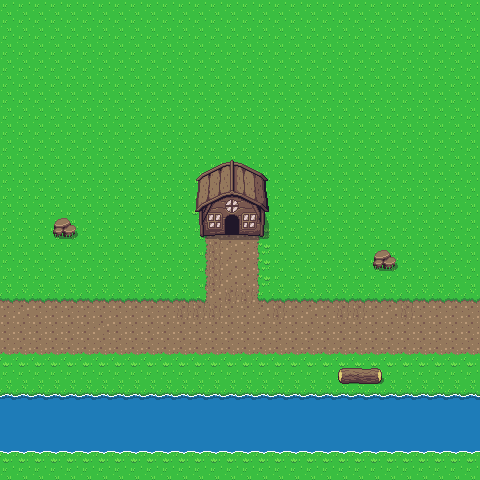

A 2D game scene composited from a Tiled map and its tileset images. What follows is a short description and the map's XML, with every tile layer's data as written:
An orthogonal 30x30 tile map with 16x16 px tiles, 2 tile layers (Terrain, Collision) and 10 objects.

<map version="1.8" tiledversion="1.8.2" orientation="orthogonal" renderorder="left-down" width="30" height="30" tilewidth="16" tileheight="16" infinite="0" nextlayerid="6" nextobjectid="18">
 <tileset firstgid="1" source="../../Tileset/Overworld.tsx" />
 <layer id="1" name="Terrain" width="30" height="30">
  <data encoding="csv">
1,1,1,1,1,1,1,1,1,1,1,1,1,1,1,1,1,1,1,1,1,1,1,1,1,1,1,1,1,1,
1,1,1,1,1,1,1,1,1,1,1,1,1,1,1,1,1,1,1,1,1,1,1,1,1,1,1,1,1,1,
1,1,1,1,1,1,1,1,1,1,1,1,1,1,1,1,1,1,1,1,1,1,1,1,1,1,1,1,1,1,
1,1,1,1,1,1,1,1,1,1,1,1,1,1,1,1,1,1,1,1,1,1,1,1,1,1,1,1,1,1,
1,1,1,1,1,1,1,1,1,1,1,1,1,1,1,1,1,1,1,1,1,1,1,1,1,1,1,1,1,1,
1,1,1,1,1,1,1,1,1,1,1,1,1,1,1,1,1,1,1,1,1,1,1,1,1,1,1,1,1,1,
1,1,1,1,1,1,1,1,1,1,1,1,1,1,1,1,1,1,1,1,1,1,1,1,1,1,1,1,1,1,
1,1,1,1,1,1,1,1,1,1,1,1,1,1,1,1,1,1,1,1,1,1,1,1,1,1,1,1,1,1,
1,1,1,1,1,1,1,1,1,1,1,1,1,1,1,1,1,1,1,1,1,1,1,1,1,1,1,1,1,1,
1,1,1,1,1,1,1,1,1,1,1,1,1,1,1,1,1,1,1,1,1,1,1,1,1,1,1,1,1,1,
1,1,1,1,1,1,1,1,1,1,1,1,1,1,1,1,1,1,1,1,1,1,1,1,1,1,1,1,1,1,
1,1,1,1,1,1,1,1,1,1,1,1,1,1,1,1,1,1,1,1,1,1,1,1,1,1,1,1,1,1,
1,1,1,1,1,1,1,1,1,1,1,1,1,1,1,1,1,1,1,1,1,1,1,1,1,1,1,1,1,1,
1,1,1,1,1,1,1,1,1,1,1,1,1161,1162,1162,1162,362,1,1,1,1,1,1,1,1,1,1,1,1,1,
1,1,1,1,1,1,1,1,1,1,1,1,1201,1283,1283,1283,1203,1,1,1,1,1,1,1,1,1,1,1,1,1,
1,1,1,1,1,1,1,1,1,1,1,1,1201,1402,1202,1283,1203,1,1,1,1,1,1,1,1,1,1,1,1,1,
1,1,1,1,1,1,1,1,1,1,1,1,1201,1402,1202,1283,1203,1,1,1,1,1,1,1,1,1,1,1,1,1,
1,1,1,1,1,1,1,1,1,1,1,1,1201,1402,1202,1283,1203,1,1,1,1,1,1,1,1,1,1,1,1,1,
1162,1162,1162,1162,1162,1162,1162,1162,1162,1162,1162,1162,1322,1202,1402,1402,1321,1162,1162,1162,1162,1162,1162,1162,1162,1162,1162,1162,1162,1162,
1283,1202,1283,1283,1283,1283,1283,1283,1283,1283,1283,1402,1402,1402,1283,1283,1202,1402,1283,1202,1283,1402,1402,1283,1202,1402,1283,1283,1283,1283,
1283,1283,1283,1283,1283,1283,1202,1283,1283,1283,1283,1283,1283,1283,1283,1283,1283,1283,1283,1283,1283,1283,1283,1283,1283,1283,1283,1283,1283,1283,
1283,1283,1283,1283,1283,1283,1283,1283,1283,1283,1283,1283,1283,1283,1283,1283,1283,1283,1283,1283,1283,1283,1283,1283,1283,1283,1283,1283,1283,1283,
1242,1242,1242,1242,1242,1242,1242,1242,1242,1242,1242,1242,1242,1242,1242,1242,1242,1242,1242,1242,1242,1242,1242,1242,1242,1242,1242,1242,1242,1242,
1,1,1,1,1,1,1,1,1,1,1,1,1,1,1,1,1,1,1,1,1,1,1,1,1,1,1,1,1,1,
244,244,244,244,244,244,244,244,244,244,244,244,244,244,244,244,244,244,244,244,244,244,244,244,244,244,244,244,244,244,
284,284,284,284,284,284,284,284,284,284,284,284,284,284,284,284,284,284,284,284,284,284,284,284,284,284,284,284,284,284,
284,284,284,284,284,284,284,284,284,284,284,284,284,284,284,284,284,284,284,284,284,284,284,284,284,284,284,284,284,284,
284,284,284,284,284,284,284,284,284,284,284,284,284,284,284,284,284,284,284,284,284,284,284,284,284,284,284,284,284,284,
324,324,324,324,324,324,324,324,324,324,324,324,324,324,324,324,324,324,324,324,324,324,324,324,324,324,324,324,324,324,
1,1,1,1,1,1,1,1,1,1,1,1,1,1,1,1,1,1,1,1,1,1,1,1,1,1,1,1,1,1
</data>
 </layer>
 <layer id="2" name="Collision" width="30" height="30">
  <properties>
   <property name="unity:SortingLayer" value="Player" />
  </properties>
  <data encoding="csv">
0,0,0,0,0,0,0,0,0,0,0,0,0,0,0,0,0,0,0,0,0,0,0,0,0,0,0,0,0,0,
0,0,0,0,0,0,0,0,0,0,0,0,0,0,0,0,0,0,0,0,0,0,0,0,0,0,0,0,0,0,
0,0,0,0,0,0,0,0,0,0,0,0,0,0,0,0,0,0,0,0,0,0,0,0,0,0,0,0,0,0,
0,0,0,0,0,0,0,0,0,0,0,0,0,0,0,0,0,0,0,0,0,0,0,0,0,0,0,0,0,0,
0,0,0,0,0,0,0,0,0,0,0,0,0,0,0,0,0,0,0,0,0,0,0,0,0,0,0,0,0,0,
0,0,0,0,0,0,0,0,0,0,0,0,0,0,0,0,0,0,0,0,0,0,0,0,0,0,0,0,0,0,
0,0,0,0,0,0,0,0,0,0,0,0,0,0,0,0,0,0,0,0,0,0,0,0,0,0,0,0,0,0,
0,0,0,0,0,0,0,0,0,0,0,0,0,0,0,0,0,0,0,0,0,0,0,0,0,0,0,0,0,0,
0,0,0,0,0,0,0,0,0,0,0,0,0,0,0,0,0,0,0,0,0,0,0,0,0,0,0,0,0,0,
0,0,0,0,0,0,0,0,0,0,0,0,0,0,0,0,0,0,0,0,0,0,0,0,0,0,0,0,0,0,
0,0,0,0,0,0,0,0,0,0,0,0,7,8,9,10,11,0,0,0,0,0,0,0,0,0,0,0,0,0,
0,0,0,0,0,0,0,0,0,0,0,0,47,48,49,50,51,0,0,0,0,0,0,0,0,0,0,0,0,0,
0,0,0,0,0,0,0,0,0,0,0,0,87,88,89,90,91,0,0,0,0,0,0,0,0,0,0,0,0,0,
0,0,0,45,46,0,0,0,0,0,0,0,127,128,129,130,131,0,0,0,0,0,0,0,0,0,0,0,0,0,
0,0,0,85,86,0,0,0,0,0,0,0,167,168,169,170,171,0,0,0,0,0,0,0,0,0,0,0,0,0,
0,0,0,0,0,0,0,0,0,0,0,0,0,0,0,0,0,0,0,0,0,0,0,45,46,0,0,0,0,0,
0,0,0,0,0,0,0,0,0,0,0,0,0,0,0,0,0,0,0,0,0,0,0,85,86,0,0,0,0,0,
0,0,0,0,0,0,0,0,0,0,0,0,0,0,0,0,0,0,0,0,0,0,0,0,0,0,0,0,0,0,
0,0,0,0,0,0,0,0,0,0,0,0,0,0,0,0,0,0,0,0,0,0,0,0,0,0,0,0,0,0,
0,0,0,0,0,0,0,0,0,0,0,0,0,0,0,0,0,0,0,0,0,0,0,0,0,0,0,0,0,0,
0,0,0,0,0,0,0,0,0,0,0,0,0,0,0,0,0,0,0,0,0,0,0,0,0,0,0,0,0,0,
0,0,0,0,0,0,0,0,0,0,0,0,0,0,0,0,0,0,0,0,0,0,0,0,0,0,0,0,0,0,
0,0,0,0,0,0,0,0,0,0,0,0,0,0,0,0,0,0,0,0,0,0,0,0,0,0,0,0,0,0,
0,0,0,0,0,0,0,0,0,0,0,0,0,0,0,0,0,0,0,0,0,204,205,206,0,0,0,0,0,0,
0,0,0,0,0,0,0,0,0,0,0,0,0,0,0,0,0,0,0,0,0,0,0,0,0,0,0,0,0,0,
0,0,0,0,0,0,0,0,0,0,0,0,0,0,0,0,0,0,0,0,0,0,0,0,0,0,0,0,0,0,
0,0,0,0,0,0,0,0,0,0,0,0,0,0,0,0,0,0,0,0,0,0,0,0,0,0,0,0,0,0,
0,0,0,0,0,0,0,0,0,0,0,0,0,0,0,0,0,0,0,0,0,0,0,0,0,0,0,0,0,0,
0,0,0,0,0,0,0,0,0,0,0,0,0,0,0,0,0,0,0,0,0,0,0,0,0,0,0,0,0,0,
0,0,0,0,0,0,0,0,0,0,0,0,0,0,0,0,0,0,0,0,0,0,0,0,0,0,0,0,0,0
</data>
 </layer>
 <objectgroup id="3" name="CollisionMask">
  <object id="1" x="225" y="235.5">
   <polygon points="-0.176136,1.64773 0.0625,-8.90909 13.9318,-8.90909 14.2955,1.35227 40.7045,1.59091 44.2955,-20.2727 44.25,-23.25 43.25,-60.5 6.75,-63.375 -31.375,-60.375 -30.875,-23.75 -28.9773,-18.8409 -26.9773,1.35227" />
  </object>
  <object id="2" x="51.6364" y="221.42" width="25.3864" height="17.0227" />
  <object id="3" x="371.318" y="252.863" width="25.6363" height="17.9318" />
  <object id="4" x="337.636" y="369.614" width="43.8636" height="15.2045" />
  <object id="12" x="1.33333" y="395.333" width="478" height="86" />
  <object id="13" x="-2" y="351.333" width="18" height="42" />
  <object id="14" x="462.667" y="353.333" width="17.3333" height="43.3333" />
  <object id="15" x="464.667" y="-1.33333" width="14.6667" height="299.333" />
  <object id="16" x="-2.66667" y="-2" width="18.6667" height="304" />
  <object id="17" x="-6" y="-2" width="488" height="19.3333" />
 </objectgroup>
</map>
